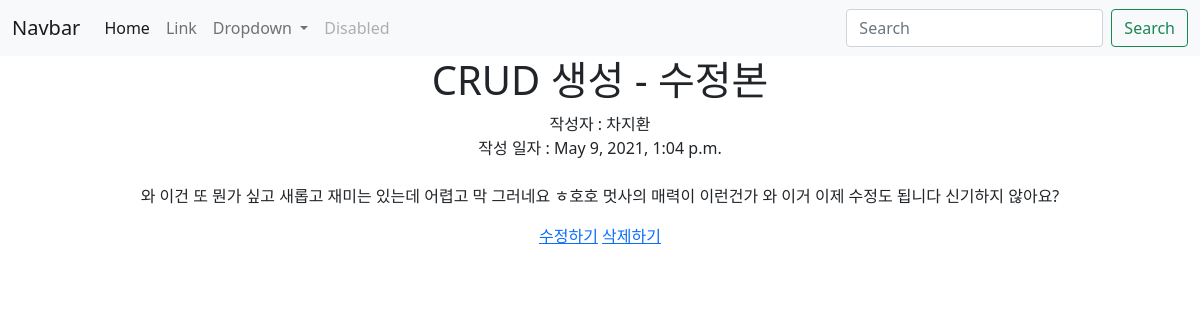
The app's page /blog/4 with its own data.
### blog/models.py (models this page shows, shortened)
class Blog(models.Model):
    title = models.CharField(max_length=200) # 제한이 있는 문자형
    writer = models.CharField(max_length=100)
    pub_date = models.DateTimeField()
    body = models.TextField()

### blog/views.py (the view)
# urls.py: path('<str:id>', detail, name='detail'),
def detail(request, id):
    blog = get_object_or_404(Blog, pk = id)
    return render(request,'detail.html', {'blog':blog})

### blog/templates/detail.html
{% extends 'base.html' %}
{% block content %}
<h1>{{blog.title}}</h1>
<div>
    작성자 : {{blog.writer}}
    <br>
    작성 일자 : {{blog.pub_date}}
</div>
<br>
<p>{{blog.body}}</p>
<a href="{% url 'edit' blog.id%}">수정하기</a>
<a href="{% url 'delete' blog.id%}"> 삭제하기 </a>
{% endblock %}

### lionproject/templates/base.html (style rules this page uses)
body { text-align: center; }

### records on screen
Blog: title "CRUD 생성 - 수정본", writer "차지환", pub_date "May 9, 2021, 1:04 p.m.", body "와 이건 또 뭔가 싶고 새롭고 재미는 있는데 어렵고 막 그러네요 ㅎ호호 멋사의 매력이 이런건가 와 이거 이제 수정도 됩니다 신기하지 않아요?"
